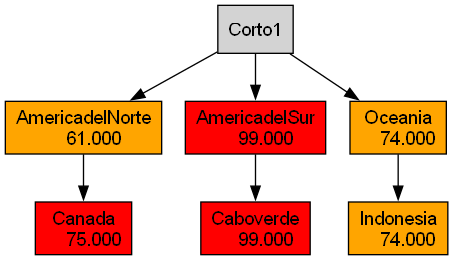
#> input picture automata.png, 453 x 260 px
$ python -i Menu.py   (imports and definitions only)
#> lines starting #> are read from the running program, lines starting #| are printed output that depends on the picture
import tkinter as tk
from tkinter import filedialog, messagebox
import subprocess
import os
from PIL import Image, ImageTk

IMAGE_WIDTH = 300
IMAGE_HEIGHT = 200


def mostrar_contenido(frame):
    for widget in frame.winfo_children():
        widget.destroy()

    frame.grid_rowconfigure(0, weight=1)
    frame.grid_columnconfigure(0, weight=1)

    main_content = tk.Frame(frame)
    main_content.grid(row=0, column=0, sticky="nsew")
    main_content.grid_rowconfigure(0, weight=1)
    main_content.grid_columnconfigure(0, weight=1)

    title_label = tk.Label(
        main_content, text="Contenido del menú Inicio", font=("Arial", 20, "bold")
    )
    title_label.grid(row=0, column=0, pady=(20, 10), sticky="nsew")

    input_frame = tk.Frame(main_content)
    input_frame.grid(row=1, column=0, pady=10, padx=50, sticky="nsew")

    text_input = tk.Text(
        input_frame,
        height=10,
        width=80,
        font=("Arial", 12),
        highlightbackground="black",
        highlightthickness=1,
        padx=10,
        pady=10,
    )
    text_input.pack(expand=True, fill="both")

    pais_seleccionado = tk.Frame(main_content)
    pais_seleccionado.grid(row=2, column=0, pady=10, sticky="nsew")

    label_pais = tk.Label(
        pais_seleccionado, text="País Seleccionado", font=("Arial", 16, "bold")
    )
    label_pais.grid(row=0, column=0, columnspan=2, pady=(0, 10))

    info_frame = tk.Frame(pais_seleccionado)
    info_frame.grid(row=1, column=0, columnspan=2)

    label_nombre = tk.Label(info_frame, text="Nombre: ", font=("Arial", 12))
    label_nombre.grid(row=0, column=0, padx=10, sticky="e")

    label_poblacion = tk.Label(info_frame, text="Población: ", font=("Arial", 12))
    label_poblacion.grid(row=0, column=1, padx=10, sticky="w")

    images_frame = tk.Frame(pais_seleccionado)
    images_frame.grid(row=2, column=0, columnspan=2, pady=10)

    label_bandera = tk.Label(images_frame)
    label_bandera.grid(row=0, column=0, padx=10)

    label_grafica = tk.Label(images_frame)
    label_grafica.grid(row=0, column=1, padx=10)

    button_frame = tk.Frame(main_content)
    button_frame.grid(row=3, column=0, pady=10)

    file_path = tk.StringVar()

    # [69 lines left out: functions abrir_archivo, enviar_contenido, guardar_archivo, guardar_como, not called in this run]

    btn_style = {"font": ("Arial", 12), "width": 15, "padx": 10, "pady": 5}

    btn_guardar = tk.Button(
        button_frame, text="Guardar", command=guardar_archivo, **btn_style
    )
    btn_guardar.grid(row=0, column=0, padx=5)

    btn_guardar_como = tk.Button(
        button_frame, text="Guardar como", command=guardar_como, **btn_style
    )
    btn_guardar_como.grid(row=0, column=1, padx=5)

    btn_cargar_archivo = tk.Button(
        button_frame, text="Cargar archivo", command=abrir_archivo, **btn_style
    )
    btn_cargar_archivo.grid(row=0, column=2, padx=5)

    btn_analizar = tk.Button(
        button_frame,
        text="Analizar",
        font=("Arial", 14, "bold"),
        bg="yellow",
        width=20,
        padx=10,
        pady=10,
        command=enviar_contenido,
    )
    btn_analizar.grid(row=1, column=0, columnspan=3, pady=(10, 0))

>>> import cv2
>>> picture = cv2.imread('../../automata.png', cv2.IMREAD_GRAYSCALE)
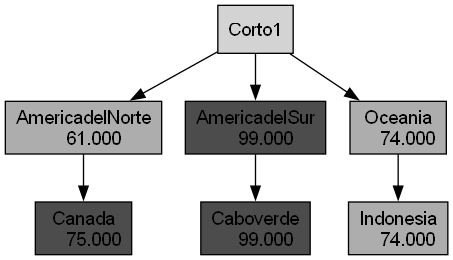
#> picture: shape (260, 453); min 0, max 255, mean 201.2
#> (the run stopped early here; a loop or call above may not have finished)
